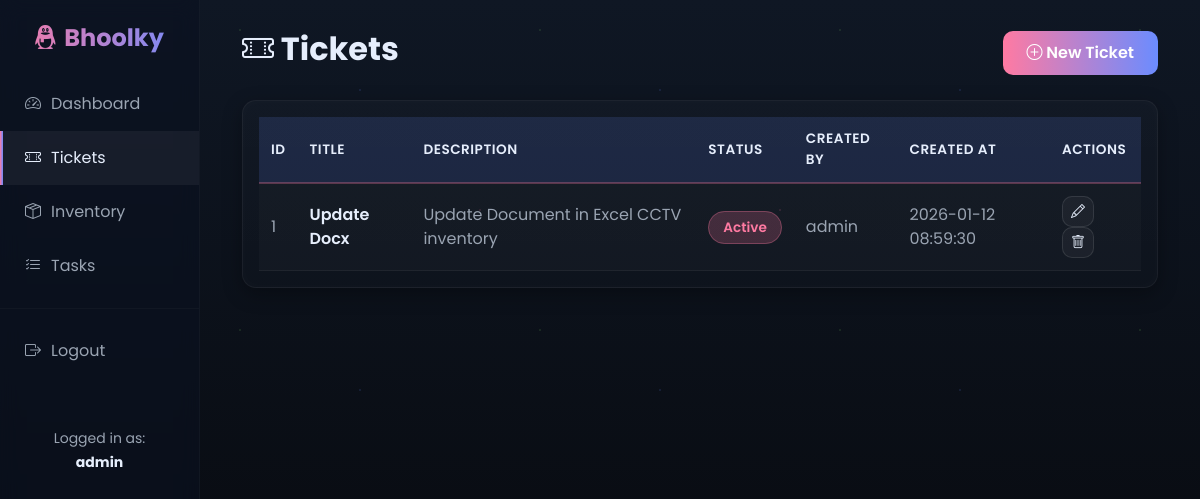
Before: /tickets (signed in) with the older database file.
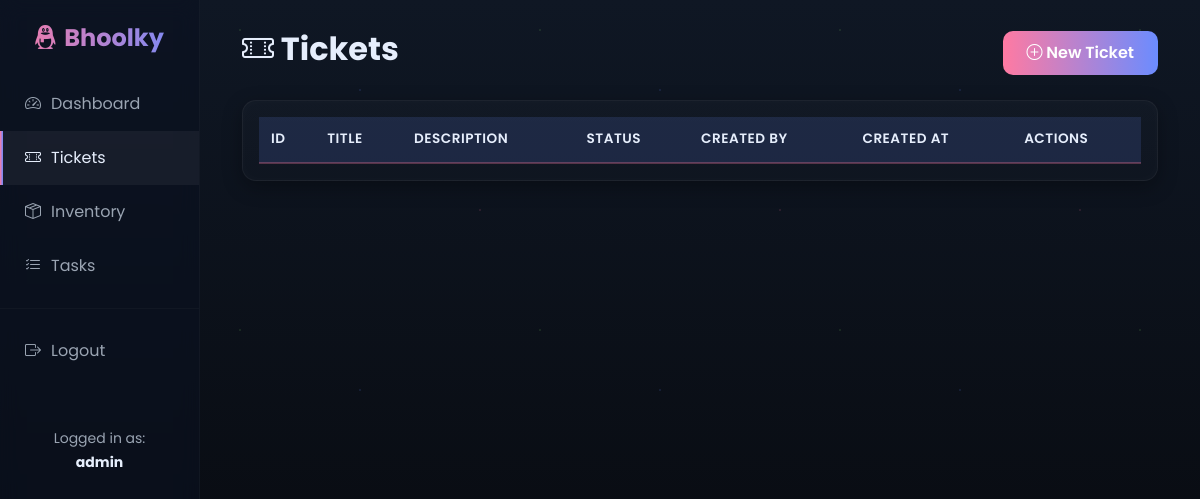
After: the same page with the newer database file.
### tables this page shows
CREATE TABLE users
                 (id INTEGER PRIMARY KEY AUTOINCREMENT,
                  username TEXT UNIQUE NOT NULL,
                  password TEXT NOT NULL,
                  email TEXT,
                  created_at TIMESTAMP DEFAULT CURRENT_TIMESTAMP);

CREATE TABLE tickets
                 (id INTEGER PRIMARY KEY AUTOINCREMENT,
                  title TEXT NOT NULL,
                  description TEXT,
                  status TEXT DEFAULT 'Active',
                  created_by INTEGER,
                  created_at TIMESTAMP DEFAULT CURRENT_TIMESTAMP,
                  updated_at TIMESTAMP DEFAULT CURRENT_TIMESTAMP,
                  FOREIGN KEY (created_by) REFERENCES users(id));

### app.py (the view)
@app.route('/tickets')
@login_required
def tickets():
    conn = sqlite3.connect('business_system.db')
    c = conn.cursor()
    c.execute('''SELECT t.*, u.username
                 FROM tickets t
                 LEFT JOIN users u ON t.created_by = u.id
                 ORDER BY t.created_at DESC''')
    tickets = c.fetchall()
    conn.close()
    return render_template('tickets.html', tickets=tickets)

### app.py (called while the page is built)
def login_required(f):
    @wraps(f)
    def decorated_function(*args, **kwargs):
        if 'user_id' not in session:
            flash('Please log in to access this page.', 'warning')
            return redirect(url_for('login'))
        return f(*args, **kwargs)
    return decorated_function

### templates/tickets.html (shortened to what this page needs)
{% extends "base.html" %}
{% block content %}
<div class="container-fluid">
    <div class="d-flex justify-content-between align-items-center mb-4">
        <h2 style="color: var(--text); font-weight: 700;"><i class="bi bi-ticket-perforated"></i> Tickets</h2>
        <a href="{{ url_for('add_ticket') }}" class="btn btn-primary btn-custom">
            <i class="bi bi-plus-circle"></i> New Ticket
        </a>
    </div>
    <div class="card">
        <div class="card-body">
            <table>
                <thead>
                    <tr>
                        <th>ID</th>
                        <th>Title</th>
                        <th>Description</th>
                        <th>Status</th>
                        <th>Created By</th>
                        <th>Created At</th>
                        <th>Actions</th>
                    </tr>
                </thead>
                <tbody>
                    {% for ticket in tickets %}
                    <tr>
                        <td>{{ ticket[0] }}</td>
                        <td style="color: var(--text); font-weight: 600;">{{ ticket[1] }}</td>
                        <td style="color: var(--muted);">{{ ticket[2][:50] }}{% if ticket[2]|length > 50 %}...{% endif %}</td>
                        <td>
                            <span class="status-badge
                                {% if ticket[3] == 'Active' %}
                                {% elif ticket[3] == 'Done' %}success
                                {% elif ticket[3] == 'Onsite' %}warning
                                {% endif %}">
                                {{ ticket[3] }}
                            </span>
                        </td>
                        <td style="color: var(--muted);">{{ ticket[7] }}</td>
                        <td style="color: var(--muted);">{{ ticket[5] }}</td>
                        <td>
                            <a href="{{ url_for('edit_ticket', id=ticket[0]) }}" class="btn btn-sm btn-secondary">
                                <i class="bi bi-pencil"></i>
                            </a>
                            <a href="{{ url_for('delete_ticket', id=ticket[0]) }}"
                               class="btn btn-sm btn-secondary"
                               onclick="return confirm('Are you sure?')">
                                <i class="bi bi-trash"></i>
                            </a>
                        </td>
                    </tr>
                    {% endfor %}
                </tbody>
            </table>
        </div>
    </div>
</div>
{% endblock %}

### templates/base.html (shortened to what this page needs)
<!DOCTYPE html>
<html lang="en">
<head>
    <link href="https://cdn.jsdelivr.net/npm/bootstrap@5.3.0/dist/css/bootstrap.min.css" rel="stylesheet">
    <link rel="stylesheet" href="https://cdn.jsdelivr.net/npm/bootstrap-icons@1.11.0/font/bootstrap-icons.css">
</head>
<body>
    {% if session.user_id %}
    <div class="container-fluid">
        <div class="row">
            <div class="col-md-2 sidebar p-0">
                <div class="text-center py-4">
                    <h4 style="margin: 0;"><i class="bi bi-tencent-qq"></i> Bhoolky</h4>
                </div>
                <nav>
                    <a href="{{ url_for('dashboard') }}" class="{% if request.endpoint == 'dashboard' %}active{% endif %}">
                        <i class="bi bi-speedometer2"></i> <span>Dashboard</span>
                    </a>
                    <a href="{{ url_for('tickets') }}" class="{% if 'ticket' in request.endpoint %}active{% endif %}">
                        <i class="bi bi-ticket-perforated"></i> <span>Tickets</span>
                    </a>
                    <a href="{{ url_for('inventory') }}" class="{% if 'inventory' in request.endpoint %}active{% endif %}">
                        <i class="bi bi-box-seam"></i> <span>Inventory</span>
                    </a>
                    <a href="{{ url_for('tasks') }}" class="{% if 'task' in request.endpoint %}active{% endif %}">
                        <i class="bi bi-list-check"></i> <span>Tasks</span>
                    </a>
                    <hr style="border-color: rgba(255,255,255,0.1); margin: 15px 0;">
                    <a href="{{ url_for('logout') }}">
                        <i class="bi bi-box-arrow-right"></i> <span>Logout</span>
                    </a>
                </nav>
                <div class="text-center mt-5">
                    <small style="color: var(--muted);">Logged in as:<br><strong style="color: var(--text);">{{ session.username }}</strong></small>
                </div>
            </div>
            <div class="col-md-10 main-content">
                {% block content %}{% endblock %}
            </div>
        </div>
    </div>
    {% endif %}
</body>
</html>

Changed rows visible on the page:
no longer on this page (row edited): users: username "admin"
removed tickets: id "1", title "Update Docx", description "Update Document in Excel CCTV inventory", status "Active", username "admin", created_at "2026-01-12 08:59:30"
Other visible differences:
{{ session.username }}: (not shown) → "admin"
